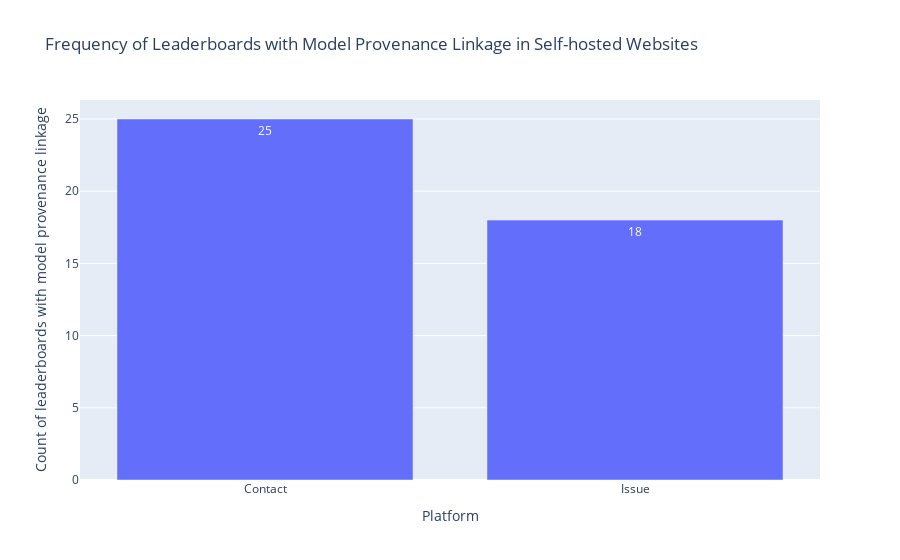

Notebook cell for this chart:
### Code cell
df = pd.read_csv(path_rq1 / 'Leaderboard_processed.csv')
df['Platform'] = df['Platform'].apply(ast.literal_eval)
df['Platform'] = df['Platform'].apply(filter_platform, filters=['PapersWithCode'])
for index, row in df.iterrows():
    if (len(row['Platform']) == 1) and (row['Platform'][0] == ['Self-hosted website']):
        continue
    df.drop(index, inplace=True)
    
df['Feedback manner (shw-only)'] = df['Feedback manner (shw-only)'].apply(ast.literal_eval)
print(f"Among leaderboards exclusively hosted on self-hosted websites (up to {len(df)}), {round(len(df[df['Feedback manner (shw-only)'].map(len) > 0])/len(df)*100,2)}% of them provide feedback channels, with only {len(df[df['Feedback manner (shw-only)'].map(len) == 0])} exception.")
df_provenance = df[df['Feedback manner (shw-only)'].map(len) > 0]
df_provenance = df_provenance.explode('Feedback manner (shw-only)')
df_provenance = df_provenance['Feedback manner (shw-only)'].value_counts().reset_index()

fig = px.bar(
    x=df_provenance['Feedback manner (shw-only)'],
    y=df_provenance['count'],
    text_auto=True,
    labels={'x': 'Platform', 'y': 'Count of leaderboards with model provenance linkage'},
    title='Frequency of Leaderboards with Model Provenance Linkage in Self-hosted Websites'
)
# fig.write_image(path_rq1 / 'platform distribution.pdf')
fig.show()

### Figure 1 — Plotly figure (JSON) as saved in the notebook; plotly's stock layout.template omitted (floating-point values rounded to 4 significant figures)
{"data": [{"alignmentgroup": "True", "hovertemplate": "Platform=%{x}<br>Count of leaderboards with model provenance linkage=%{y}<extra></extra>", "legendgroup": "", "marker": {"color": "#636efa", "pattern": {"shape": ""}}, "name": "", "offsetgroup": "", "orientation": "v", "showlegend": false, "textposition": "auto", "texttemplate": "%{y}", "type": "bar", "x": ["Contact", "Issue"], "xaxis": "x", "y": [25, 18], "yaxis": "y"}], "layout": {"barmode": "relative", "legend": {"tracegroupgap": 0}, "title": {"text": "Frequency of Leaderboards with Model Provenance Linkage in Self-hosted Websites"}, "xaxis": {"anchor": "y", "domain": [0, 1], "title": {"text": "Platform"}}, "yaxis": {"anchor": "x", "domain": [0, 1], "title": {"text": "Count of leaderboards with model provenance linkage"}}}}
